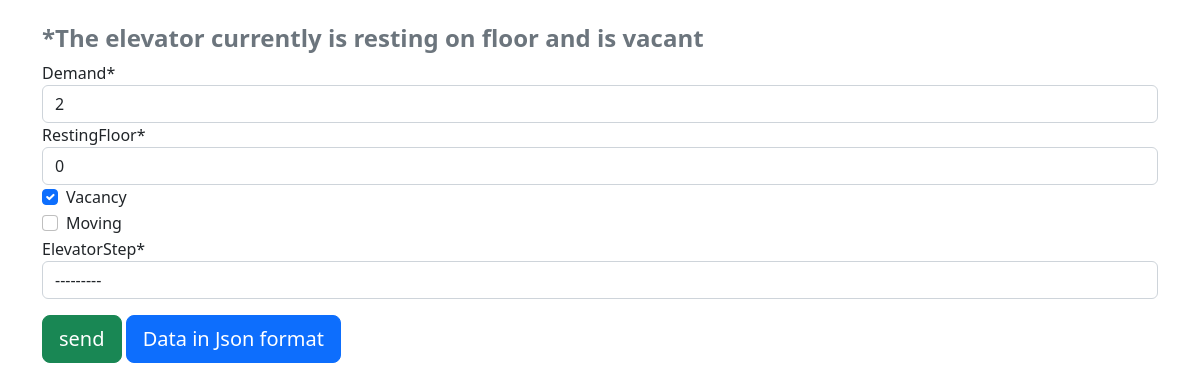
Screenshot of /update/40 with the database file from the repository.
### db_app/models.py (models this page shows, shortened)
class elevatorModel(models.Model):
    demand = models.CharField(max_length=200)
    restingFloor = models.CharField(max_length=200, default=0)
    vacancy = models.BooleanField(default=True)
    moving = models.BooleanField(default=True)
    elevatorStep = models.CharField(max_length=200, choices=stepType)
    updated = models.DateTimeField(auto_now=True) #takes a snapshot everytime the field is updated
    created = models.DateTimeField(auto_now_add=True) #takes a snapshot when the table is created

### db_app/views.py (the view)
# urls.py: path('update/<str:id>', views.update_elevator, name='update'),
def update_elevator(request, id):
    demand = get_object_or_404(elevatorModel, pk=id)
    elevator_form = updateElevatorForm(request.POST or None, instance=demand)
    if request.method == 'POST' and elevator_form.is_valid():
        elevator_form.save()
        return redirect('elevator')
    context = {'elevator_form':elevator_form}
    return render(request, 'db_app/elevator.html', context)

### db_app/forms.py
class updateElevatorForm(ModelForm):
    class Meta:
        model = elevatorModel
        fields = '__all__'

### db_app/templates/db_app/elevator.html (shortened to what this page needs)
{% load crispy_forms_tags %}
<!DOCTYPE html>
<html lang="en">
<head>
    <link href="https://cdn.jsdelivr.net/npm/bootstrap@5.2.3/dist/css/bootstrap.min.css" rel="stylesheet">
</head>
<body>
    {% if not demands_data %}
    <section class="p-4">
        <div class="container">
            <p class="text-muted fw-bold h4">*The elevator currently is resting on floor {{ all_demands.last.restingFloor }} and is vacant</p>
            <form method="POST" enctype="multipart/form-data">
                {{ elevator_form|crispy }}
                <div class="form-group py-3">
                    <button type="submit" class="btn btn-lg btn-success">send</button>
                    <a href="{% url 'demans-json' %}" class="btn btn-lg btn-primary">Data in Json format</a>
                </div>
            </form>
        </div>
    </section>
    {% endif %}
</body>
</html>

### rows the page displays
elevatorModel: demand "2", restingFloor "0", vacancy "☑", elevatorStep "---------"
